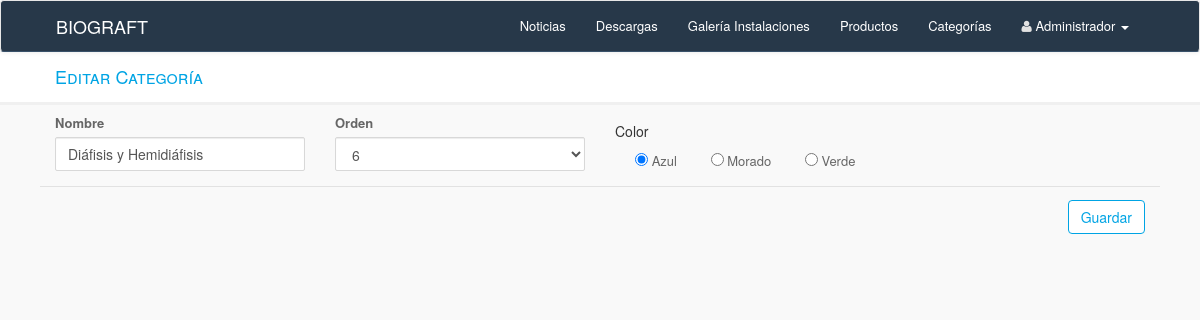
/categorias_edit.php?id=6, run on the app's committed database.
### tables this page shows
CREATE TABLE IF NOT EXISTS `categorias` (
  `id` int(255) NOT NULL auto_increment,
  `nombre` varchar(255) default NULL,
  `orden` int(255) default NULL,
  `color` varchar(255) default NULL,
  `fecha` timestamp NOT NULL default CURRENT_TIMESTAMP on update CURRENT_TIMESTAMP,
  PRIMARY KEY  (`id`)
);

### categorias_edit.php (the view, shortened to what this page needs)
<?php require_once('Connections/connection.php'); ?>
<?php
if (!function_exists("GetSQLValueString")) {
function GetSQLValueString($theValue, $theType, $theDefinedValue = "", $theNotDefinedValue = "")
{
  $theValue = function_exists("mysql_real_escape_string") ? mysql_real_escape_string($theValue) : mysql_escape_string($theValue);
  switch ($theType) {
    case "long":
    case "int":
      $theValue = ($theValue != "") ? intval($theValue) : "NULL";
      break;
  }
  return $theValue;
}
}
$colname_cats = "-1";
if (isset($_GET['id'])) {
  $colname_cats = $_GET['id'];
}
$query_cats = sprintf("SELECT * FROM categorias WHERE id = %s", GetSQLValueString($colname_cats, "int"));
$cats = mysql_query($query_cats, $connection) or die(mysql_error());
$row_cats = mysql_fetch_assoc($cats);
$query_allcats = "SELECT id FROM categorias ORDER BY id DESC";
$allcats = mysql_query($query_allcats, $connection) or die(mysql_error());
$row_allcats = mysql_fetch_assoc($allcats);
?>
<?php include 'admin_layout/head.php';?>
<?php include 'admin_layout/header.php';?>
<div class="row titulo">
  <div class="col-xs-10">
    <h4>Editar Categor&iacute;a</h4>
  </div>
</div>
<div class="container-fluid">
  <div class="row">
    <div class="col-md-3">
      <div class="form-group">
        <label>Nombre</label>
        <input class="form-control" type="text" name="nombre" value="<?php echo htmlentities($row_cats['nombre'], ENT_COMPAT, 'UTF-8'); ?>" size="32" />
      </div>
    </div>
    <div class="col-md-3">
      <div class="form-group">
        <label>Orden</label>
        <select class="form-control" name="orden">
        <?php
        do {
        ?>
        <option value="<?php echo $row_allcats['id']?>" <?php if (!(strcmp($row_allcats['id'], htmlentities($row_cats['orden'], ENT_COMPAT, 'UTF-8')))) {echo "SELECTED";} ?>><?php echo $row_allcats['id']?></option>
        <?php
          } while ($row_allcats = mysql_fetch_assoc($allcats));
          ?>
      </select>
      </div>
    </div>
    <div class="col-md-4">
      <div class="form-group">
        <h5>Color</h5>
        <label class="checkbox-inline">
          <input type="radio" name="color" value="cat_azul" <?php if (!(strcmp(htmlentities($row_cats['color'], ENT_COMPAT, 'UTF-8'),"cat_azul"))) {echo "checked=\"checked\"";} ?> /> Azul
        </label>
        <label class="checkbox-inline">
          <input type="radio" name="color" value="cat_morado" <?php if (!(strcmp(htmlentities($row_cats['color'], ENT_COMPAT, 'UTF-8'),"cat_morado"))) {echo "checked=\"checked\"";} ?> /> Morado
        </label>
        <label class="checkbox-inline">
          <input type="radio" name="color" value="cat_verde" <?php if (!(strcmp(htmlentities($row_cats['color'], ENT_COMPAT, 'UTF-8'),"cat_verde"))) {echo "checked=\"checked\"";} ?> /> Verde
        </label>
      </div>
    </div>
  </div>
  <div class="row btn_bar">
      <div class="col-md-2 pull-right">
        <input class="pull-right btn btn-ok" <input type="submit" value="Guardar" />
      </div>
  </div>
</div>
<?php include 'admin_layout/foot.php';?>

### data on the page
categorias: nombre "Diáfisis y Hemidiáfisis", color "☑ Azul", color "☐ Morado", color "☐ Verde"

### other printed values
form field orden "6"
